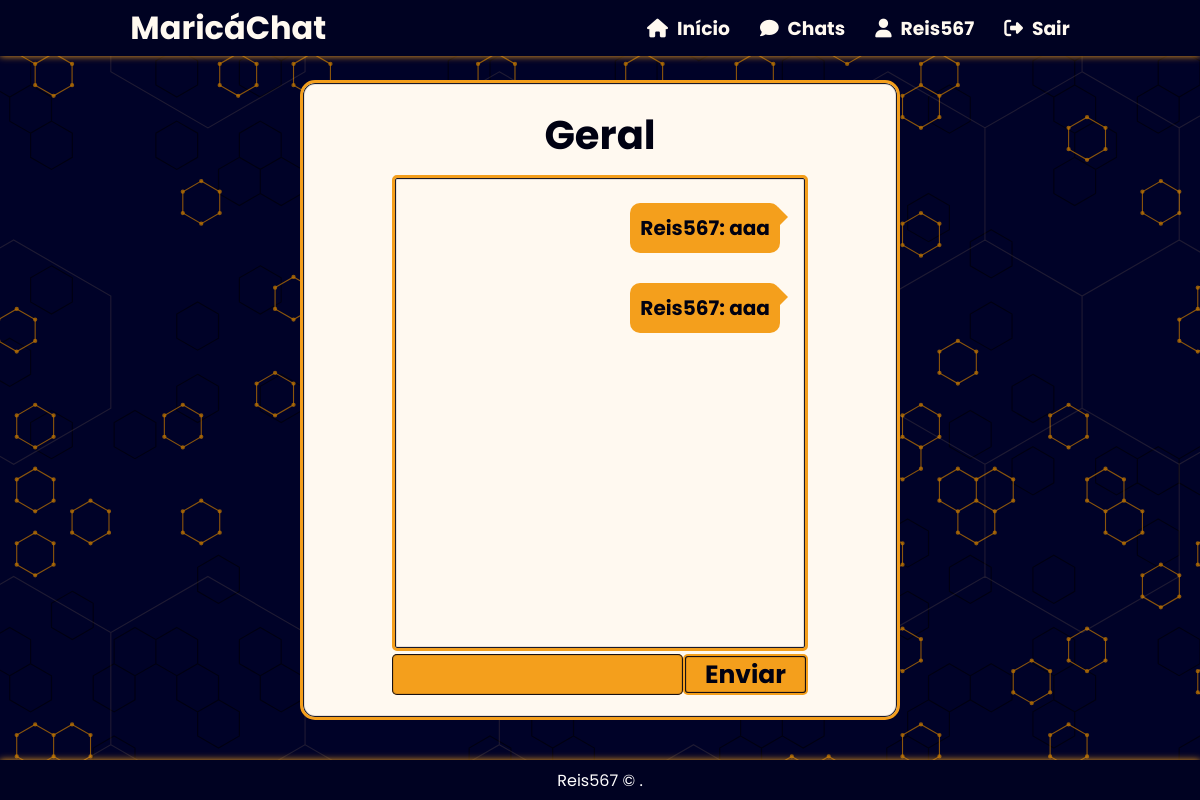
The app's page /chat/room/geral/ (signed in), older data.
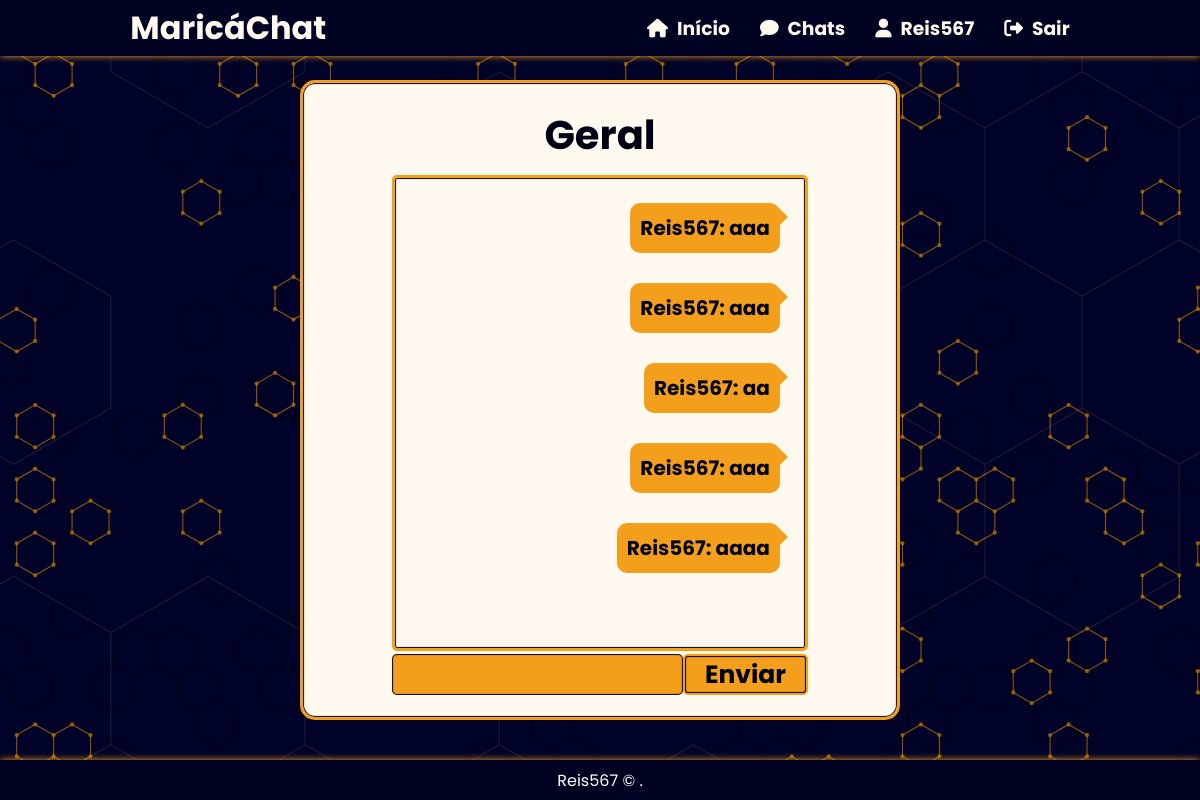
The same page, newer data.
### chat/models.py (models this page shows)
class Message(models.Model):
    class Meta:
        verbose_name = 'Mensagem'
        verbose_name_plural = 'Mensagens'
    content = models.TextField()
    user = models.ForeignKey(User, on_delete=models.CASCADE)
    room = models.ForeignKey(Room, on_delete=models.CASCADE)
    created_on = models.DateTimeField(auto_now_add=True)
    def __str__(self):
        return f'{self.user.username}: {self.content}'  # Retorna o nome do usuário e o conteúdo da mensagem

### chat/views.py (the view)
# urls.py: path('room/<str:slug>/',views.room, name='room'),
@login_required
def room(request, slug):
    try:
        room_name = Room.objects.get(slug=slug).name
        messages = Message.objects.filter(room=Room.objects.get(slug=slug))
        user_profile = UserProfile.objects.get(user=request.user)
        username = user_profile.user.username
    except Room.DoesNotExist:
        return HttpResponse("A sala não existe.", status=404)
    return render(request,
                  "room.html",
            {
                "room_name":room_name,
                "slug":slug,
                'messages':messages,
                'user_name':username,
                'user_profile':user_profile})

### templates/room.html (shortened to what this page needs)
{% extends "base.html" %}
{% block content %}
<section class="chat_room">
      <div class="chat_room-content">
            <div class="chat_room-title">
                  <h1>{{ room_name }}</h1>
            </div>
            <div class="chat_room-messages" id="id_chat_item_container" style="font-size: 20px">
                {% if messages %}
                    {% for message in messages %}
                        <span class="{% if message.user.username == user_name %}chat_room-balao-eu{% else %}chat_room-balao-ele{% endif %}">
                          {{message}}
                        </span>
                    {% endfor %}
                {% endif %}
            </div>
            <div class="chat_room-actions">
                  <input type="text" id="id_message_send_input" />
                  <button type="submit" id="id_message_send_button">Enviar</button>
            </div>
      </div>
</section>
{% endblock %}

Row changes from the older to the newer data that the page shows:
added Message: user+content "Reis567: aa"
added Message: user+content "Reis567: aaa"
added Message: user+content "Reis567: aaaa"
